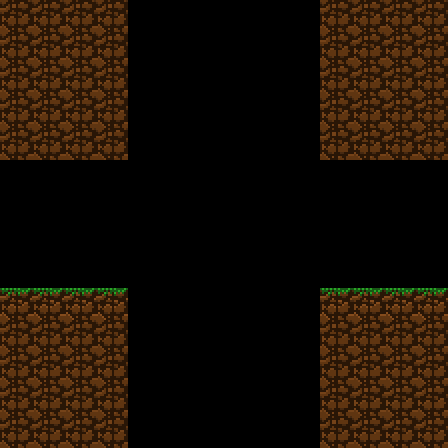

A 2D game scene composited from a Tiled map and its tileset images. What follows is a short description and the map's XML, with every tile layer's data as written:
An orthogonal 14x14 tile map with 32x32 px tiles, 1 tile layer (Tile Layer 1) and 7 objects (5x board, 2x crate).

<map version="1.2" tiledversion="1.3.2" orientation="orthogonal" renderorder="right-down" compressionlevel="0" width="14" height="14" tilewidth="32" tileheight="32" infinite="0" nextlayerid="3" nextobjectid="14">
 <tileset firstgid="1" source="Sprute.tsx" />
 <layer id="1" name="Tile Layer 1" width="14" height="14">
  <properties>
   <property name="collision" value="true" />
   <property name="collisionType" value="physics" />
  </properties>
  <data encoding="csv">
36,36,36,36,0,0,0,0,0,0,36,36,36,36,
36,36,36,36,0,0,0,0,0,0,36,36,36,36,
36,36,36,36,0,0,0,0,0,0,36,36,36,36,
36,36,36,36,0,0,0,0,0,0,36,36,36,36,
36,36,36,36,0,0,0,0,0,0,36,36,36,36,
0,0,0,0,0,0,0,0,0,0,0,0,0,0,
0,0,0,0,0,0,0,0,0,0,0,0,0,0,
0,0,0,0,0,0,0,0,0,0,0,0,0,0,
0,0,0,0,0,0,0,0,0,0,0,0,0,0,
14,14,14,14,0,0,0,0,0,0,14,14,14,14,
36,36,36,36,0,0,0,0,0,0,36,36,36,36,
36,36,36,36,0,0,0,0,0,0,36,36,36,36,
36,36,36,36,0,0,0,0,0,0,36,36,36,36,
36,36,36,36,0,0,0,0,0,0,36,36,36,36
</data>
 </layer>
 <objectgroup id="2" name="Object Layer 1">
  <object id="12" name="crate02" type="crate" gid="29" x="32.0386" y="287.418" width="32" height="32" />
  <object id="13" name="crate01" type="crate" gid="29" x="354.698" y="289.019" width="32" height="32" />
  <object id="11" name="board06" type="board" gid="38" x="128.116" y="410.717" width="32" height="32">
   <properties>
    <property name="oneway" value="true" />
   </properties>
  </object>
  <object id="12" name="board05" type="board" gid="38" x="128.116" y="322.646" width="32" height="32">
   <properties>
    <property name="oneway" value="true" />
   </properties>
  </object>
  <object id="13" name="board04" type="board" gid="38" x="287.444" y="118.482" width="32" height="32">
   <properties>
    <property name="oneway" value="true" />
   </properties>
  </object>
  <object id="14" name="board03" type="board" gid="38" x="288.244" y="43.2219" width="32" height="32">
   <properties>
    <property name="oneway" value="true" />
   </properties>
  </object>
  <object id="15" name="board02" type="board" gid="38" x="128.116" y="135.296" width="32" height="32">
   <properties>
    <property name="oneway" value="true" />
   </properties>
  </object>
 </objectgroup>
</map>